Frame 1 (no input): blank canvas, image omitted
Frame 60 (the mouse pressed at the canvas centre just before this capture): blank canvas, image omitted
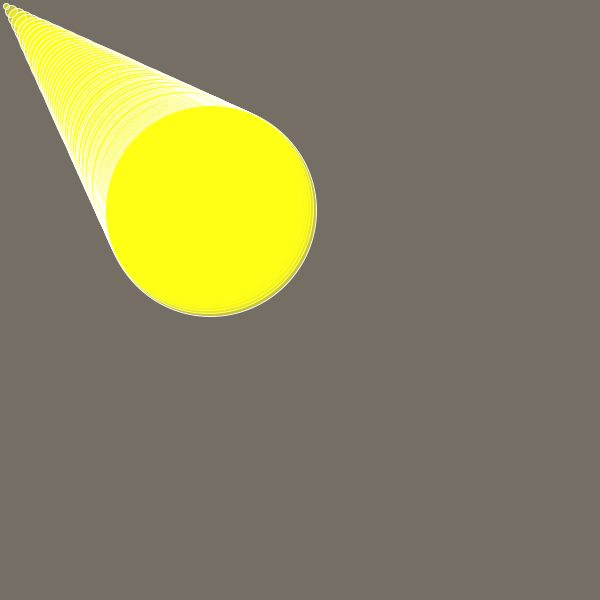
Frame 120 (the mouse held since frame 60 and released just before this capture)

The Processing sketch whose frames 1 and 60 were blank and that drew this single picture after the mouse press (run headless with seeded random() and noise(); from frame 60 on, the mouse is pressed at the canvas centre):

// Processing sketch: processing_5424
// ── processing_5424.pde

float posx, posy;
void setup() {
size(600,600);
background(116,110,100);
  smooth();
}

void draw() {
  posx=posx+(mouseX-posx)/50;
  posy=posy+(mouseY-posy)/50;
  fill(mouseY,mouseX,22,152);
  stroke(300,300,250,250);
  ellipse(posx,posy,posx,posx);
}
